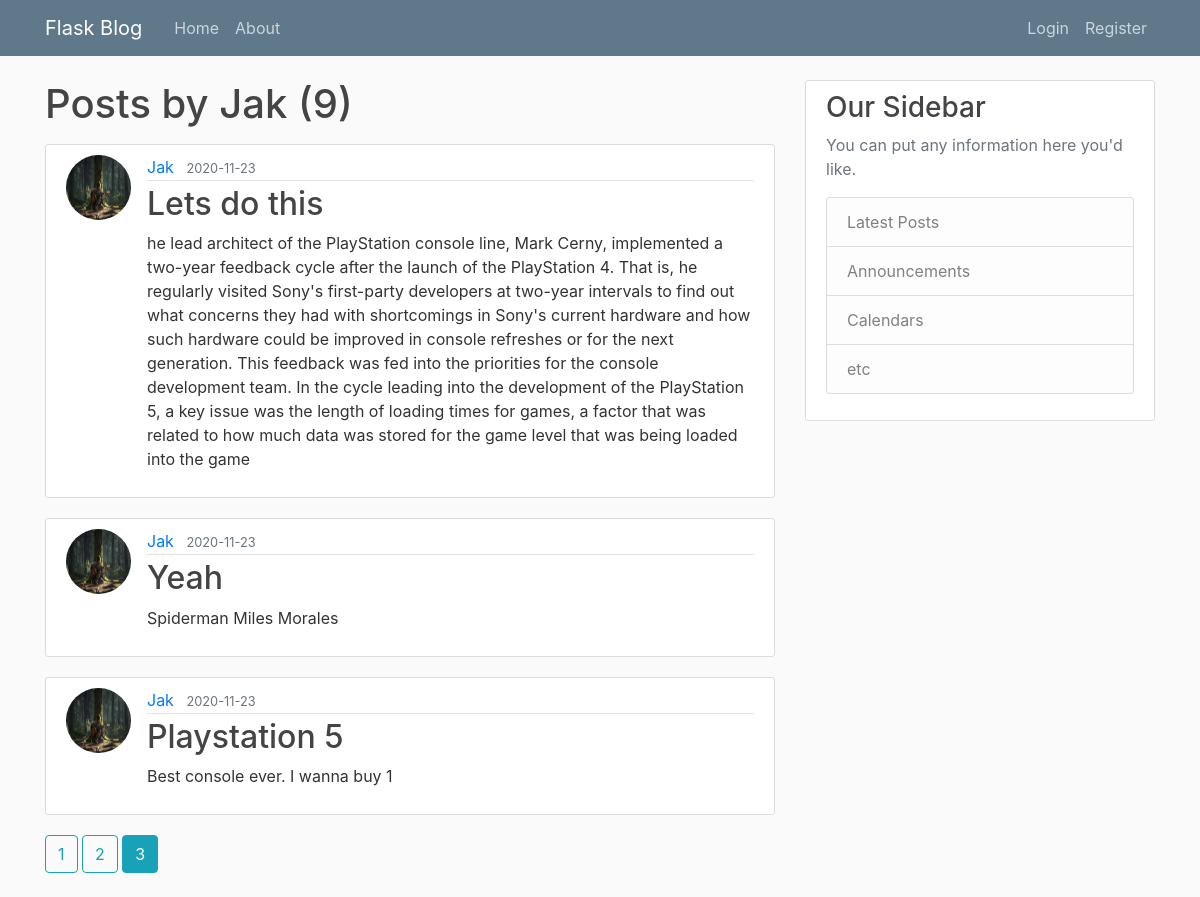
Screenshot of /user/Jak?page=3 with the database file from the repository.
### flaskblog/models.py (models this page shows, shortened)
class User(db.Model, UserMixin): #UserMixin provides default implementations for the methods that Flask-Login expects user objects to have.
    id =  db.Column(db.Integer, primary_key = True) # Defining a column of integer type
    username = db.Column(db.String(20), unique = True, nullable = False)
    email = db.Column(db.String(120), unique = True, nullable = False)
    password = db.Column(db.String(60), unique = False, nullable = False)
    image_file = db.Column(db.String(20), nullable = False, default = "default.jpg")# loads default image
    posts = db.relationship('Post', backref = 'author', lazy = True) # Relationship with Post class, backref by which we can find author of post

class Post(db.Model):
    id =  db.Column(db.Integer, primary_key = True) # Defining a column of integer type
    title = db.Column(db.String(100), unique = False, nullable = False)
    date_posted = db.Column(db.DateTime, nullable = False, default=datetime.utcnow)
    content = db.Column(db.Text, nullable = False)
    userid = db.Column(db.Integer, db.ForeignKey('user.id'), nullable = False) # object user has id which is foreign key

### flaskblog/users/routes.py (the view)
@users.route("/user/<string:username>")
def user_posts(username):
    user = User.query.filter_by(username = username).first_or_404()
    page = request.args.get('page',1,type = int)
    post = Post.query.filter_by(author = user)\
                               .order_by(Post.date_posted.desc())\
                               .paginate(page = page, per_page = 3)
    return render_template('user_post.html',posts = post,title = username ,user = user) # posts variable is passed having value post

### flaskblog/templates/user_post.html
{% extends "layout.html" %}
{% block content %}
    <h1 class="mb-3" >Posts by {{user.username}} ({{posts.total}}) </h1>
    {% for post in posts.items %}
         <article class="media content-section">
         <img class = "rounded-circle article-img" src =
         "{{url_for('static',filename ='profile_pic/'+post.author.image_file)}}">
          <div class="media-body">
            <div class="article-metadata">
              <a class="mr-2" href="{{url_for('users.user_posts',username = post.author.username)}}">{{ post.author.username }}</a>
              <small class="text-muted">{{ post.date_posted.strftime('%Y-%m-%d') }}</small>
            </div>
            <h2><a class="article-title" href=
            "{{url_for('posts.post',post_id = post.id)}}">{{ post.title }}</a></h2>
            <p class="article-content">{{ post.content }}</p>
          </div>
        </article>
    {% endfor %}
    {% for page_num in posts.iter_pages(left_edge = 1, right_edge = 1, left_current = 1, right_current = 2) %}
        {% if page_num %}
            {% if posts.page == page_num %}
                <a class = "btn btn-info mb-4" href="{{url_for('users.user_posts',page = page_num,username = user.username)}}">{{page_num}}</a>
            {% else %}
                <a class = "btn btn-outline-info mb-4" href="{{url_for('users.user_posts',page = page_num, username = user.username)}}">{{page_num}}</a>
            {% endif %}
        {% else %}
            ...
        {% endif %}
    {% endfor %}
{% endblock content %}

### flaskblog/static/main.css (style rules this page uses)
body { background: #fafafa; color: #333333; margin-top: 5rem; }
h1, h2, h3, h4, h5, h6 { color: #444444; }
.content-section { background: #ffffff; padding: 10px 20px; border: 1px solid #dddddd; border-radius: 3px; margin-bottom: 20px; }
.article-title { color: #444444; }
.article-content { white-space: pre-line; }
.article-img { height: 65px; width: 65px; margin-right: 16px; }
.article-metadata { padding-bottom: 1px; margin-bottom: 4px; border-bottom: 1px solid #e3e3e3 }

### rows the page displays
User: username "Jak"
Post: image_file (picture), author.username "Jak", date_posted "2020-11-23", title "Lets do this", content "he lead architect of the PlayStation console line, Mark Cerny, implemented a two-year feedback cycle after the launch of the PlayStation 4. That is, he regularly visited Sony's first-party developers at two-year intervals to find out what concerns they had with shortcomings in Sony's current hardware and how such hardware could be improved in console refreshes or for the next generation. This feedback was fed into the priorities for the console development team. In the cycle leading into the development of the PlayStation 5, a key issue was the length of loading times for games, a factor that was related to how much data was stored for the game level that was being loaded into the game"
Post: image_file (picture), author.username "Jak", date_posted "2020-11-23", title "Yeah", content "Spiderman Miles Morales"
Post: image_file (picture), author.username "Jak", date_posted "2020-11-23", title "Playstation 5", content "Best console ever. I wanna buy 1"

### other values shown
{{ posts.total }} "9"
{{ page_num }} "1" "2"
{{ page_num }} "3"
